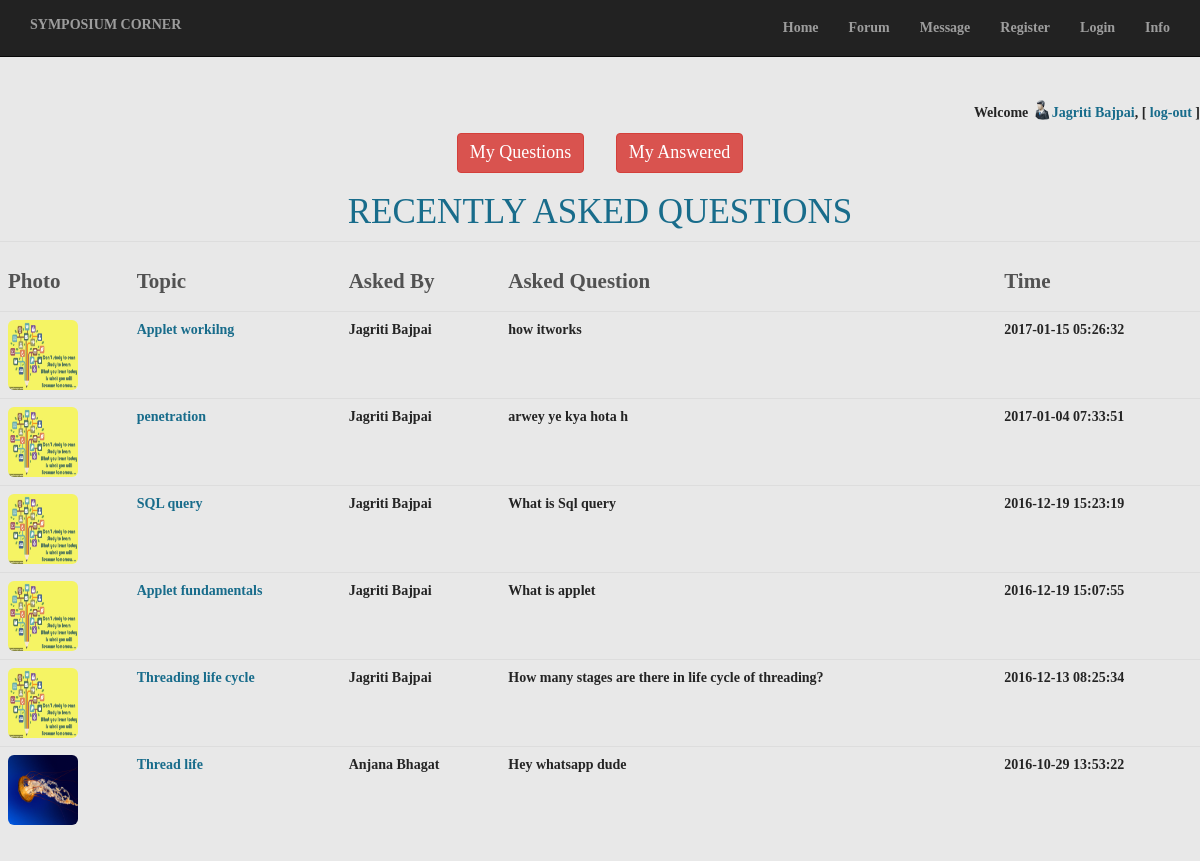
Screenshot of /uhome.php (signed in) with the database file from the repository.
### tables this page shows
CREATE TABLE `question` (
  `question_id` int(11) NOT NULL,
  `heading` varchar(50) NOT NULL,
  `question_detail` varchar(2000) NOT NULL,
  `datetime` timestamp NOT NULL DEFAULT CURRENT_TIMESTAMP,
  `user_id` int(11) NOT NULL,
  `subtopic_id` int(11) NOT NULL,
  `views` int(11) NOT NULL
);

CREATE TABLE `user` (
  `user_id` int(11) NOT NULL,
  `username` varchar(50) NOT NULL,
  `fullname` varchar(50) NOT NULL,
  `password` varchar(50) NOT NULL,
  `e_mail` varchar(100) NOT NULL,
  `profession` int(1) NOT NULL,
  `dob` date NOT NULL,
  `user_type` varchar(50) NOT NULL,
  `department` varchar(50) NOT NULL,
  `state` varchar(50) NOT NULL,
  `uimg` varchar(255) NOT NULL,
  `isuser` tinyint(1) NOT NULL,
  `user_acc_active` tinyint(1) NOT NULL
);

### utility.php (called while the page is built, shortened)
<?php
	function ExecuteQuery ($SQL)
	{
		$rows = mysql_query ($SQL);
		return $rows;
	}
?>

### uhome.php (the view, shortened to what this page needs)
<?php
	require("head.php");
	require("checkUser.php");
?>
<body>
<center>
<h4><button class="btn btn-danger"><a style="color:white;" href="que.php">My Questions</a></button>  &nbsp;&nbsp;&nbsp;&nbsp;&nbsp;
<button class="btn btn-danger"><a style="color:white;" href="ans.php">My Answered </a></button></h4>
<h1>RECENTLY ASKED QUESTIONS</h1>
<table class="table" width="100%">
<center>
<tr>
<th><h3><b>Photo</h3></th>
<th><h3><b>Topic</th>
<th><h3><b>Asked By</th>
<th><h3><b>Asked Question</th>
<th><h3><b>Time</th>
</tr>
<?php
	$sql="select * from question,user where question.user_id=user.user_id ORDER BY  datetime desc ";
	$result=ExecuteQuery($sql);
	while($row = mysql_fetch_array($result))
	{
			$qid=$row['question_id'];
			$qd=$row['question_detail'];
			$dt=$row['datetime'];
			$im=$row['uimg'];
			$rw=$row['heading'];
			$fn=$row['fullname'];
			?>
			<tr>
			<td><img class="img-rounded"src='<?php echo $im;?>' width="70px" height="70px" alt='' class='uimg'/></td>
			<td><a href='questionview.php?qid=<?php echo $qid; ?>' ><?php echo $rw;?></a></td>
			<td><?php echo $fn;?></td>
			<td><?php echo $qd;?></td>
			<td><?php echo $dt;?></td>
			</tr>
	<?php }?>
</body>

### head.php (shortened to what this page needs)
<?php require_once("utility.php");
?>
<!DOCTYPE html>
<html lang="en">
<head>
    <link href="css/bootstrap.min.css" rel="stylesheet">
    <link href="css/landing-page.css" rel="stylesheet">
    <link href="font-awesome/css/font-awesome.min.css" rel="stylesheet" type="text/css">
	<link rel="stylesheet" href="res/style.css" type="text/css" media="screen" />
</head>
<body style="margin-bottom:200px;">
    <nav class="navbar navbar-inverse navbar-fixed-top topnav" role="navigation">
        <div class="container topnav">
            <div class="navbar-header">
                <a class="navbar-brand topnav" href="#">SYMPOSIUM CORNER</a>
            </div>
            <div class="collapse navbar-collapse" id="bs-example-navbar-collapse-1">
                <ul class="nav navbar-nav navbar-right">
                    <li>
                        <a href="uhome.php">Home</a>
                    </li>
					<li>
						<a href="forum.php">Forum</a>
					</li>
					<li>
						<a href="messages.php">Message</a>
					</li>
                    <li>
                        <a href="register2.php">Register</a>
                    </li>
					 <li>
                        <a href="login2.php">Login</a>
                    </li>
					 <li>
                        <a href="dis1.php">Info</a>
                    </li>
                </ul>
            </div>
        </div>
    </nav>

### checkUser.php (shortened to what this page needs)
<div style="margin-top:100px;">
<span style="text-align:right ;width:100%; display:block; margin-bottom:5px;">
	Welcome <a href="uedit.php"><img src="res/images/1.jpg" class="imagedel"/><?php echo $_SESSION["fn"];
	?></a>, [ <a href="logout.php">log-out</a> ]
</span>
</div>

### css/landing-page.css (style rules this page uses)
body, html { width: 100%; height: 100%; }
body, h1, h2, h3, h4, h5, h6 { font-family: "Lato","Helvetica Neue",Helvetica,Arial,sans-serif; font-weight: 700; }
.topnav { font-size: 14px; }

### res/style.css (style rules this page uses)
body { margin: 0 auto; padding: 0; background-color: #E8E8E8; }
a img { border: 0; }
body { font-family: Georgia, "Times New Roman", Times, Serif; font-size: 14px; color: #242424; }
a { font-family: Georgia, "Times New Roman", Times, Serif; text-decoration: none; color: #186C8B; }
a:link { font-family: Georgia, "Times New Roman", Times, Serif; text-decoration: none; color: #186C8B; }
h1, h2, h3, h4, h5, h6, h1 a, h2 a, h3 a, h4 a, h5 a, h6 a h1 a:hover, h2 a:hover, h3 a:hover, h4 a:hover, h5 a:hover, h6 a:hover h1 a:visited, h2 a:visited, h3 a:visited, h4 a:visited, h5 a:visited, h6 a:visited { font-weight: normal; font-style: normal; text-decoration: none; }
h1, h1 a, h1 a:link, h1 a:visited, h1 a:hover { font-family: Georgia, "Times New Roman", Times, Serif; font-size: 35px; color: #186C8B; }
h3, h3 a, h3 a:link, h3 a:visited, h3 a:hover { font-family: Georgia, "Times New Roman", Times, Serif; font-size: 21px; color: #525252; }
h4, h4 a, h4 a:link, h4 a:visited, h4 a:hover { font-family: Georgia, "Times New Roman", Times, Serif; font-size: 18px; color: #1C7DA0; }
ol, ul { color: #383838; margin:1em 0 1em 2em; padding:0; font-family: Georgia, "Times New Roman", Times, Serif; font-size: 14px; }
li { margin:0.2em 0; padding:0; }
ul { list-style-type: none; }
.imagedel { height:20px; width:20px; vertical-align:text-top; vertical-align:text-bottom; }

### rows the page displays
question: user.uimg (picture), heading "Applet workilng", user.fullname "Jagriti Bajpai", question_detail "how itworks", datetime "2017-01-15 05:26:32"
question: user.uimg (picture), heading "penetration", user.fullname "Jagriti Bajpai", question_detail "arwey ye kya hota h", datetime "2017-01-04 07:33:51"
question: user.uimg (picture), heading "SQL query", user.fullname "Jagriti Bajpai", question_detail "What is Sql query", datetime "2016-12-19 15:23:19"
question: user.uimg (picture), heading "Applet fundamentals", user.fullname "Jagriti Bajpai", question_detail "What is applet", datetime "2016-12-19 15:07:55"
question: user.uimg (picture), heading "Threading life cycle", user.fullname "Jagriti Bajpai", question_detail "How many stages are there in life cycle of threading?", datetime "2016-12-13 08:25:34"
question: user.uimg (picture), heading "Thread life", user.fullname "Anjana Bhagat", question_detail "Hey whatsapp dude", datetime "2016-10-29 13:53:22"

### other values shown
$_SESSION["fn"] "Jagriti Bajpai"
